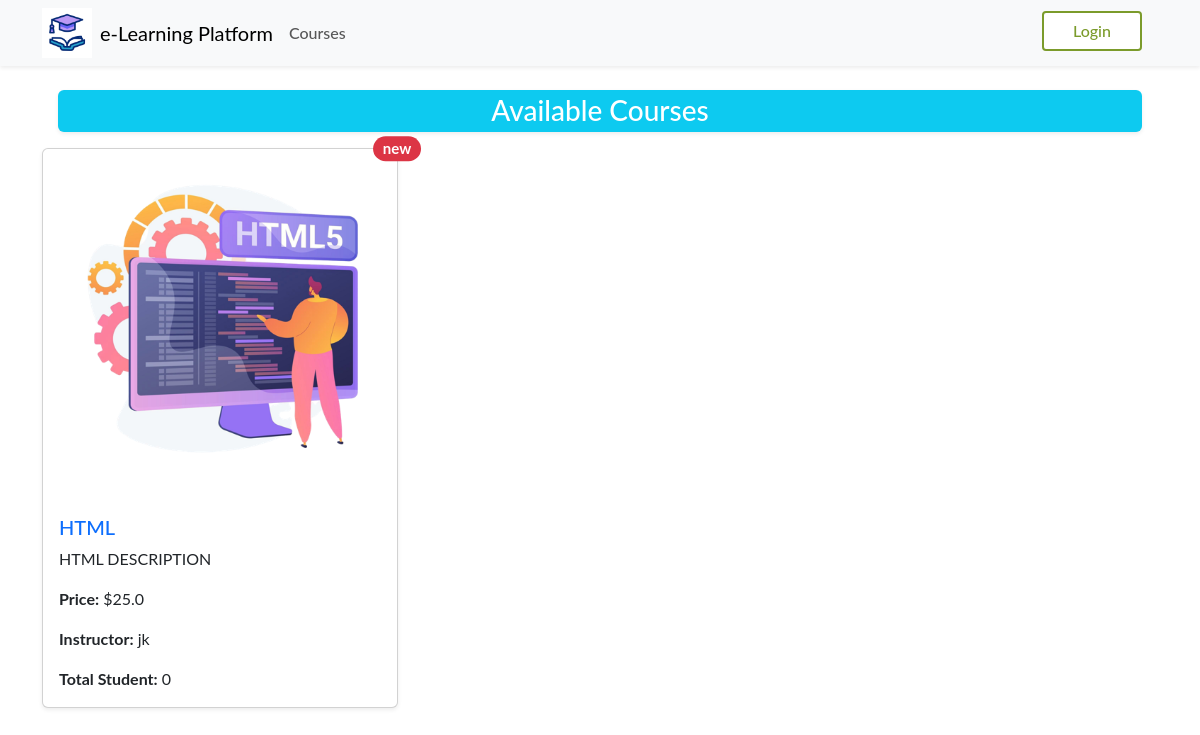
The app's page /courses/, older data.
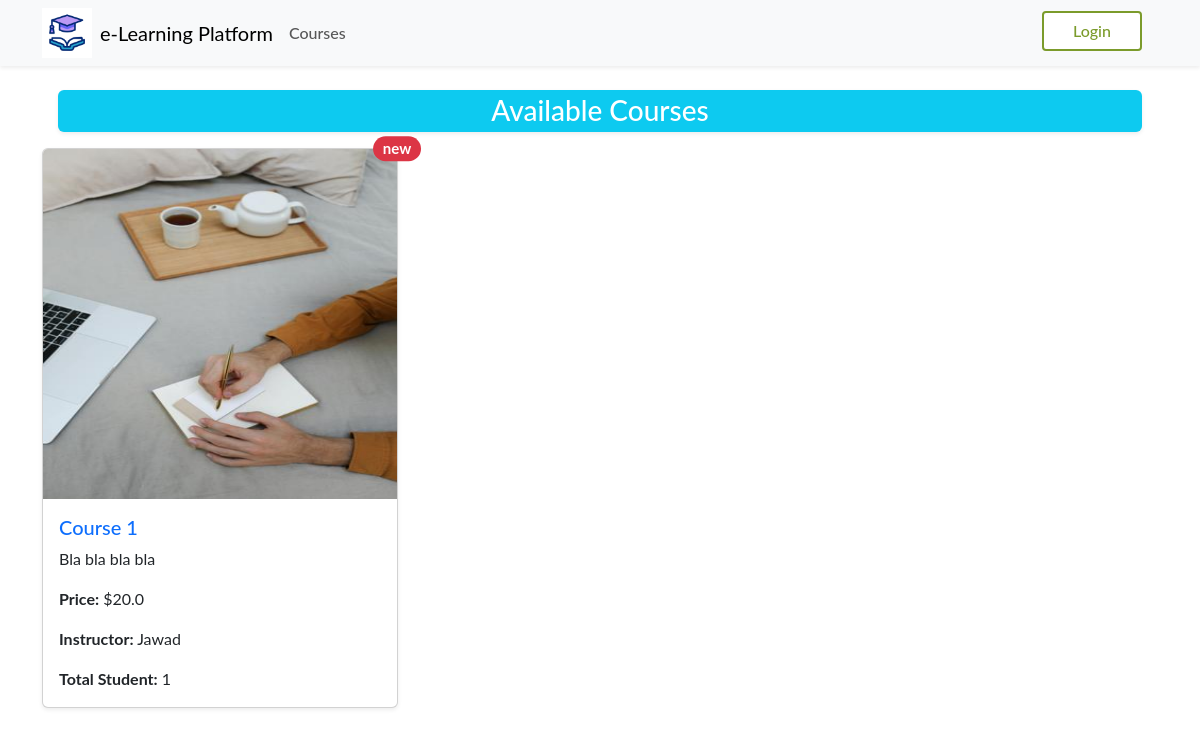
The same page, newer data.
### app/models.py (models this page shows, shortened)
class Course(db.Model):
    id = db.Column(db.Integer, primary_key=True)
    title = db.Column(db.String(100), nullable=False)
    description = db.Column(db.Text, nullable=False)
    courseImage =db.Column(db.String(50), nullable=False, default='default.jpg')
    price = db.Column(db.Float, nullable=False)
    teacher_id = db.Column(db.Integer, db.ForeignKey('user.id'), nullable=False)
    created_at = db.Column(db.DateTime, default=datetime.utcnow)
    instructor = db.relationship('User', backref='courses', lazy=True)
    lessons = db.relationship('Lesson', back_populates='course', lazy=True)  # Change backref to back_populates
    category_id = db.Column(db.Integer, db.ForeignKey('category.id'), nullable=False)
    category = db.relationship('Category', backref='courses', lazy=True)
    @property
    def total_students(self):
        return len(self.enrollments)

class User(db.Model, UserMixin):
    id = db.Column(db.Integer, primary_key=True)
    name = db.Column(db.String(50), nullable=False)
    email = db.Column(db.String(120), unique=True, nullable=False)
    role = db.Column(db.String(10))  # 'student' or 'instructor'
    password_hash = db.Column(db.String(128), nullable=False)
    created_at = db.Column(db.DateTime, default=datetime.utcnow)

### app/routes/course.py (the view)
@bp.route('/')
def list_courses():
    courses = Course.query.all()
    return render_template('list_courses.html', courses=courses)

### app/templates/list_courses.html (shortened to what this page needs)
{% extends 'layout.html' %}
{% block content %}
<div class="h3 bg-info text-white text-center py-1 m-3 rounded shadow-sm">
    Available Courses
</div>
<div class="row">
    {% for course in courses %}
    <div class="col-md-4 mb-4">
        <div class="card shadow-sm">
            <img src="{{ url_for('static', filename='img_course/' + course.courseImage) }}" height="350px" class="card-img-top" alt="{{ course.title }}">
            <div class="card-body">
                <h5 class="card-title">
                    <a href="{{ url_for('course.course_details', course_id=course.id) }}" class="text-decoration-none">{{ course.title }}</a>
                    <span class="position-absolute top-0 start-100 translate-middle badge rounded-pill bg-danger">new </span>
                </h5>
                <p class="card-text">{{ course.description }}</p>
                <p class="card-text"><strong>Price:</strong> ${{ course.price }}</p>
                <p class="card-text"><strong>Instructor:</strong> {{ course.instructor.name }}</p>
                <p class="card-text"><strong>Total Student:</strong> {{ course.total_students }}</p>
            </div>
        </div>
    </div>
    {% endfor %}
</div>
{% endblock %}

### app/templates/layout.html (shortened to what this page needs)
<!DOCTYPE html>
<html lang="en">
  <head>
    <link href="https://cdn.jsdelivr.net/npm/bootstrap@5.3.3/dist/css/bootstrap.min.css" rel="stylesheet" />
    <link rel="stylesheet" href="{{ url_for('static', filename='css/main.css') }}" />
  </head>
  <body>
    <nav class="navbar navbar-expand-lg navbar-light bg-light shadow-sm sticky-top">
      <div class="container">
        <img width="50px" src="{{ url_for('static', filename='/img/icone.gif') }}" alt="">
        <a class="navbar-brand mx-2" href="{{ url_for('main.index') }}">e-Learning Platform</a>
        <div class="collapse navbar-collapse" id="navbarNav">
          <ul class="navbar-nav me-auto mb-2 mb-lg-0">
            <li class="nav-item">
              <a class="nav-link" href="{{ url_for('course.list_courses') }}">Courses</a>
            </li>
          </ul>
          <ul class="navbar-nav ms-auto">
            {% if current_user.is_authenticated %}
            <li class="nav-item">
              <a class="nav-link" href="{{ url_for('auth.account') }}">Account ({{ current_user.name }})</a>
            </li>
            <li class="nav-item">
              <a class="nav-link" href="{{ url_for('auth.logout') }}">Logout</a>
            </li>
            {% else %}
              {% if request.endpoint == 'auth.login' %}
              <li class="nav-item">
                <a class="nav-link btn btn-sign-up" href="{{ url_for('auth.register') }}">Register</a>
              </li>
              {% else %}
              <li class="nav-item">
                <a class="nav-link btn btn-log-in me-3" href="{{ url_for('auth.login') }}">Login</a>
              </li>
              {% endif %}
            {% endif %}
          </ul>
        </div>
      </div>
    </nav>
    <div class="container mt-2">{% include 'flash_msg.html' %} {% block content %}{% endblock %}</div>
  </body>
</html>

### app/static/css/main.css (style rules this page uses)
:root { --vert: #7b9b2b; --roze: #fc83cd33; --blue: #0b76b488; }
* { font-family: 'Lato', sans-serif; }
.nav-link { font-weight: 500; position: relative; border: none; }
@media (min-width: 768px) { .nav-link { font-size: 1rem; } }
@media (min-width: 768px) { .nav-link::before { content: ''; position: absolute; bottom: 0; left: 50%; transform: translatex(-50%); width: 0%; height: 2px; background-color: var(--vert); visibility: hidden; transition: 0.3s ease-in-out; } }
.navbar-collapse .btn-log-in, .navbar-collapse .btn-sign-up { color: var(--vert); width: 100px; margin-right: 15px; padding: 6px 12px; text-align: center; text-decoration: none; border: 2px solid var(--vert); border-radius: 4px; transition: all 0.5s ease; cursor: pointer; user-select: none; background-color: #fff; margin-bottom: 5px; }

Row changes from the older to the newer data that the page shows:
removed Course: courseImage (picture), title "HTML", description "HTML DESCRIPTION", price "25.0", instructor.name "jk", total_students "0"
added Course: courseImage (picture), title "Course 1", description "Bla bla bla bla", price "20.0", instructor.name "Jawad", total_students "1"
